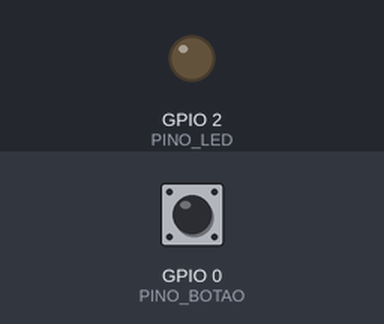
A program run on a simulated ESP32. On the bench: output pins drawn as LEDs (lit = HIGH). The inputs (shaded band) are chosen by the test bench; at power-on: GPIO 0 (PINO_BOTAO) HIGH. What the program prints to the serial monitor is not drawn.

Above: at 1.7 s.
1.8 s: GPIO 0 (PINO_BOTAO) pulled LOW for 0.15 s
At 2.7 s:
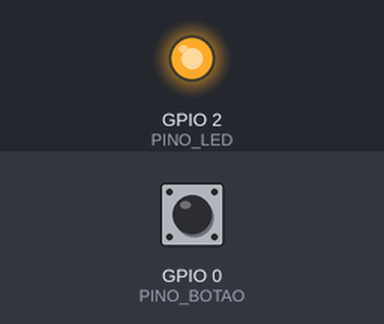
3.4 s: GPIO 0 (PINO_BOTAO) pulled LOW for 1 s
At 3.9 s:
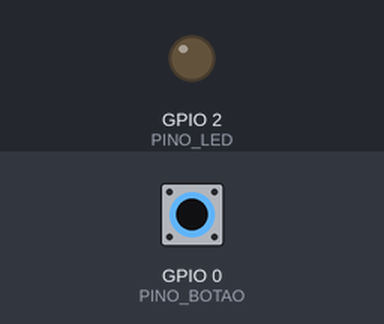
5.9 s: GPIO 0 (PINO_BOTAO) pulled LOW for 3.2 s
At 7.0 s:
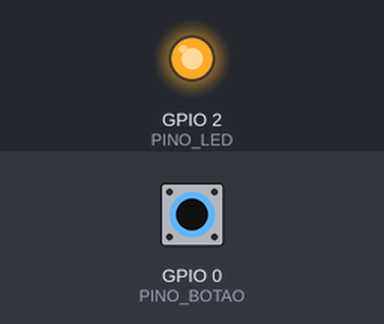
Timing chart, 0 to 8.9 s (numbered marks = the images above; inputs shaded):
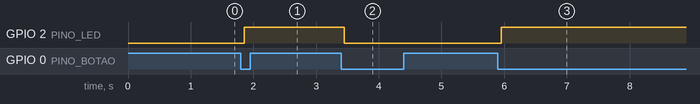

The program:

main.cpp
```cpp
/*
 * ============================================================
 *  PROJETO 03 — BOTÃO (o mundo real entrando no chip)
 * ============================================================
 *
 *  Até agora o ESP32 só falava. Agora ele escuta.
 *
 *  NÃO PRECISA DE NENHUM COMPONENTE. Usamos o botão BOOT que já
 *  vem soldado na placa, ligado ao GPIO 0.
 *
 *  O QUE ELE FAZ: a cada aperto do BOOT, o LED troca de estado
 *  (aceso <-> apagado) e o total de apertos aparece no serial.
 *  Um "heartbeat" imprime a cada 3 s para provar que o programa
 *  nunca trava esperando o botão.
 *
 *      [EN]  <- este NÃO, reinicia a placa
 *      [BOOT] <- este aqui
 */

#include <Arduino.h>

// O botão BOOT da DevKit v1 está ligado ao GPIO 0. A própria
// placa já tem um resistor de pull-up nele, e o botão o conecta
// ao GND quando apertado.
const int PINO_BOTAO = 0;

// LED embutido (a cor varia conforme o fabricante da placa).
const int PINO_LED = 2;

// ------------------------------------------------------------
//  Estado do programa
// ------------------------------------------------------------
bool ledAceso = false;      // o LED está aceso agora?
int  totalApertos = 0;

// Qual era a leitura do botão na última passada do loop.
// Começa em HIGH porque, com pull-up, solto = HIGH.
int leituraAnterior = HIGH;

// --- Debounce ---
unsigned long ultimaMudanca = 0;
const unsigned long DEBOUNCE_MS = 50;

// --- Heartbeat (prova que o loop nunca trava) ---
unsigned long ultimoHeartbeat = 0;
const unsigned long HEARTBEAT_MS = 3000;

void setup() {
  Serial.begin(115200);
  delay(500);

  pinMode(PINO_LED, OUTPUT);

  // INPUT_PULLUP liga um resistor que existe DENTRO do ESP32,
  // puxando o pino para 3,3 V. No GPIO 0 a placa já tem um
  // pull-up externo, então aqui é redundante — mas deixamos
  // explícito porque é o que você vai usar em qualquer outro pino.
  // Resultado: solto = HIGH, apertado = LOW.
  pinMode(PINO_BOTAO, INPUT_PULLUP);

  Serial.println();
  Serial.println("=== PROJETO 03 — BOTAO ===");
  Serial.println("Aperte o botao BOOT da placa (nao o EN).");
}

void loop() {
  // ----------------------------------------------------------
  //  PARTE 1 — ler o botão, com debounce
  // ----------------------------------------------------------
  // digitalRead devolve HIGH (3,3 V) ou LOW (0 V).
  int leituraAgora = digitalRead(PINO_BOTAO);

  // Mudou em relação à última passada? Então (re)inicia o
  // cronômetro de estabilização. Um contato "sujo" oscila muito,
  // e cada oscilação cai aqui, reiniciando a contagem.
  if (leituraAgora != leituraAnterior) {
    ultimaMudanca = millis();
    leituraAnterior = leituraAgora;
  }

  // Só aceitamos a leitura depois que ela ficar estável por
  // DEBOUNCE_MS. Aí sim é um aperto de verdade, não ruído.
  static int estadoEstavel = HIGH;

  if ((millis() - ultimaMudanca) > DEBOUNCE_MS) {
    // A leitura estabilizou. Ela é diferente do estado que já
    // tínhamos aceitado como válido?
    if (leituraAgora != estadoEstavel) {
      estadoEstavel = leituraAgora;

      // Só agimos na BORDA DE DESCIDA: o instante em que o botão
      // passa de solto (HIGH) para apertado (LOW). Sem isso, o
      // LED trocaria de novo ao SOLTAR o botão.
      if (estadoEstavel == LOW) {
        totalApertos++;
        ledAceso = !ledAceso;                  // inverte: true<->false
        digitalWrite(PINO_LED, ledAceso ? HIGH : LOW);

        Serial.printf("Aperto #%d  ->  LED %s\n",
                      totalApertos,
                      ledAceso ? "ACESO" : "apagado");
      }
    }
  }

  // ----------------------------------------------------------
  //  PARTE 2 — heartbeat
  // ----------------------------------------------------------
  // Prova de que o loop continua girando livremente. Se aqui
  // houvesse delay(), o botão perderia apertos.
  if (millis() - ultimoHeartbeat >= HEARTBEAT_MS) {
    ultimoHeartbeat = millis();
    Serial.printf("   ...rodando ha %lu s (apertos: %d)\n",
                  millis() / 1000, totalApertos);
  }
}
```

Measured:
- after the input at 1.8 s, GPIO 2 (PINO_LED): LOW → HIGH after 0.05 s
- after the input at 3.4 s, GPIO 2 (PINO_LED): HIGH → LOW after 0.05 s
- after the input at 5.9 s, GPIO 2 (PINO_LED): LOW → HIGH after 0.05 s
